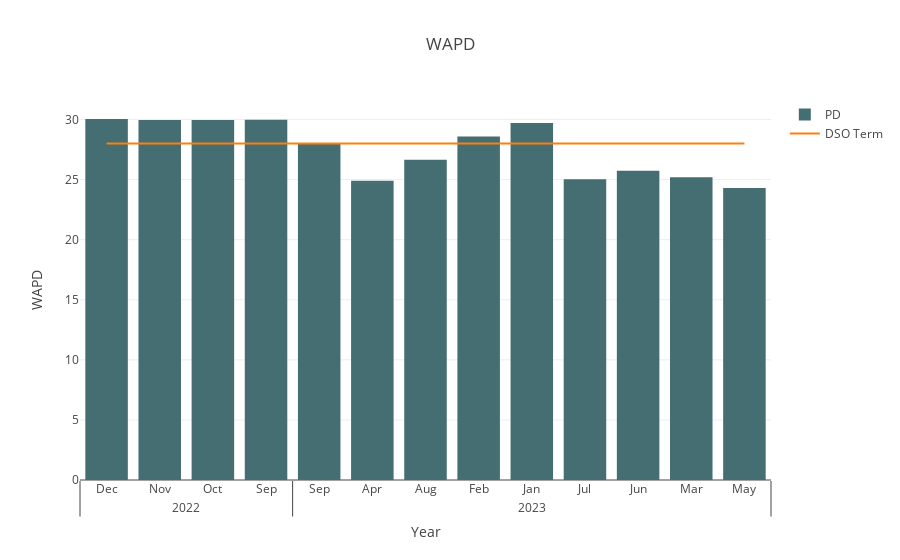

Notebook code cell kept with this figure:
### Code cell
customer = "2057194397"
t = search_customer(customer)

### Figure 1 — Plotly figure (JSON) as saved in the notebook; plotly's stock layout.template omitted (floating-point values rounded to 4 significant figures)
{"data": [{"marker": {"color": "#456e73"}, "name": "PD", "type": "bar", "x": [[2022, 2022, 2022, 2022, 2023, 2023, 2023, 2023, 2023, 2023, 2023, 2023, 2023], ["Dec", "Nov", "Oct", "Sep", "Apr", "Aug", "Feb", "Jan", "Jul", "Jun", "Mar", "May", "Sep"]], "y": [30.04, 29.97, 29.96, 29.97, 24.9, 26.65, 28.6, 29.72, 25.03, 25.74, 25.19, 24.31, 27.97]}, {"mode": "lines", "name": "DSO Term", "type": "scatter", "x": [[2022, 2022, 2022, 2022, 2023, 2023, 2023, 2023, 2023, 2023, 2023, 2023, 2023], ["Dec", "Nov", "Oct", "Sep", "Apr", "Aug", "Feb", "Jan", "Jul", "Jun", "Mar", "May", "Sep"]], "y": [28, 28, 28, 28, 28, 28, 28, 28, 28, 28, 28, 28, 28]}], "layout": {"autosize": true, "barmode": "group", "title": {"text": "WAPD"}, "xaxis": {"autorange": true, "range": [-0.5, 12.5], "title": {"text": "Year"}, "type": "multicategory"}, "yaxis": {"autorange": true, "range": [0, 31.62], "title": {"text": "WAPD"}, "type": "linear"}}}
